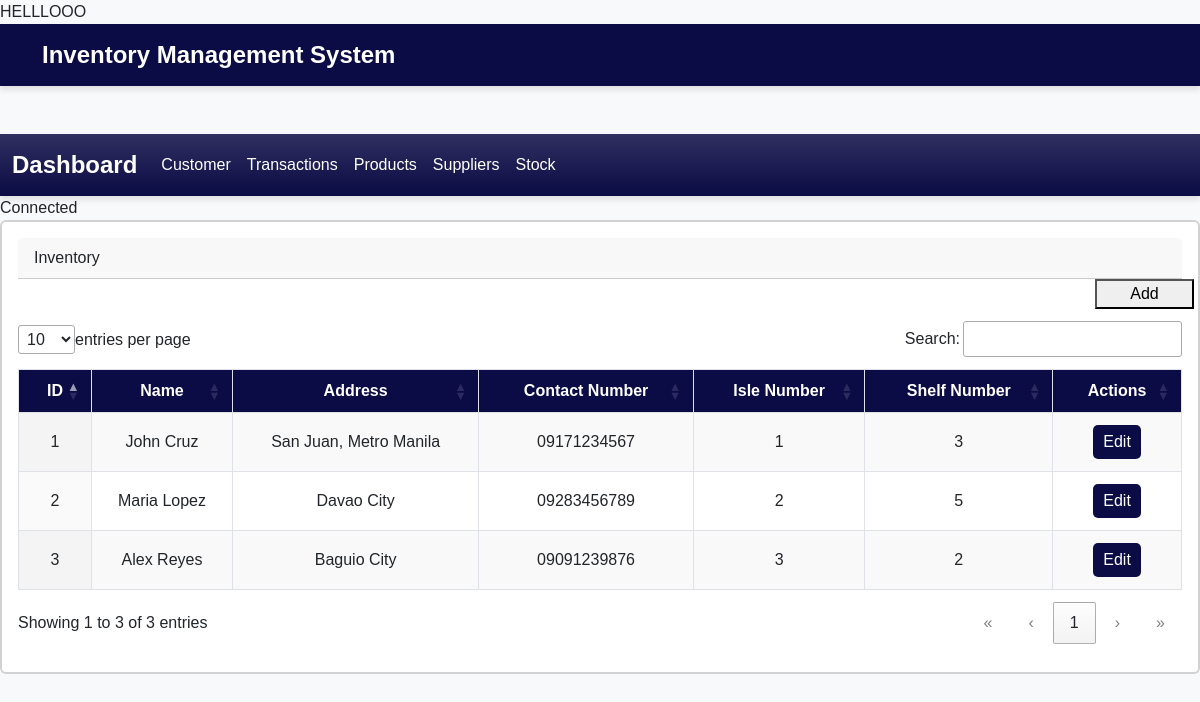
The page / on the database its author committed.
### tables this page shows
CREATE TABLE `customer_table` (
  `customer_id` int PRIMARY KEY AUTO_INCREMENT,
  `customer_name` varchar(255),
  `address` text,
  `contact_number` varchar(255),
  `isle_number` int,
  `shelf` int
);

### index.php (the view, shortened to what this page needs)
<?php
include "header.php";
include "navbar.php";
$host = 'localhost';
$username =  'root';
$password = '';
$database = 'new-ims';
$conn = '';
try{
  $conn = new mysqli($host, $username, $password, $database);
}catch(mysqli_sql_exception){
  echo"Could not connect to the database";
}
if ($conn){
  echo "Connected";
}
?>
 <div class="card border-2">
  <div class="card-body">
    <div class="card-header">Inventory</div>
    <div class="row">
      <div class="col-1"></div>
      <div class="col-1"></div>
      <div class="col-1"></div>
      <div class="col-1"></div>
      <div class="col-1"></div>
      <div class="col-1"></div>
      <div class="col-1"></div>
      <div class="col-1"></div>
      <div class="col-1"></div>
      <div class="col-1"></div>
      <div class="col-1"></div>
      <button class = "col-1"
              data-bs-toggle ='modal'
              data-bs-target ='#addCustomer' >Add</button>
    </div>
<table id="myTable" class="display">
        <thead>
            <tr>
                <th>ID</th>
                <th>Name</th>
                <th>Address</th>
                <th>Contact Number</th>
                <th>Isle Number</th>
                <th>Shelf Number</th>
                <th>Actions</th>
            </tr>
        </thead>
        <tbody>
<?php
    $query = "SELECT customer_id, customer_name, address, contact_number, isle_number, shelf FROM customer_table";
    $result = $conn->query($query);
    if($result->num_rows > 0 ){
      while($row = $result->fetch_assoc()){
        echo "<tr>";
        echo "<td>" .  htmlspecialchars($row['customer_id']). "</td>";
        echo "<td>" .  htmlspecialchars($row['customer_name']). "</td>";
        echo "<td>" .  htmlspecialchars($row['address']). "</td>";
        echo "<td>" .  htmlspecialchars($row['contact_number']). "</td>";
        echo "<td>" .  htmlspecialchars($row['isle_number']) . "</td>";
        echo "<td>" .  htmlspecialchars($row['shelf']). "</td>";
        echo "<td> <button
        type = 'button'
        class='edit-button btn'
        onclick = 'edit(); '
        data-bs-toggle ='modal'
        data-bs-target ='#staticBackDrop' >Edit</button> </td>";
      }
    }else {
      echo "<tr> <td colspan = '6'>No data found </td> </tr>";
    }
?>
  </div>
 </div>
<?php include "footer.php";
?>

### header.php (shortened to what this page needs)
<!DOCTYPE html>
<html lang="en">
<head>
  <link href="https://cdn.jsdelivr.net/npm/bootstrap@5.3.5/dist/css/bootstrap.min.css" rel="stylesheet">
  <link rel="stylesheet" href="lib/datatables/dataTables.css" />
</head>
<body>
  <nav class="navbar navbar-expand-lg">
    <div class="container">
      <a class="navbar-brand" href="#">
        Inventory Management System
      </a>
    </div>
  </nav>

### navbar.php (shortened to what this page needs)
<nav class="navbar navbar-expand-lg bg-success bg-gradient mt-5 ">
  <div class="container-fluid ">
    <a class="navbar-brand text-light" href="#">Dashboard</a>
    <div class="collapse navbar-collapse" id="navbarNav">
      <ul class="navbar-nav">
        <li class="nav-item">
          <a class="nav-link text-light" aria-current="page" href="index.php">Customer</a>
        </li>
        <li class="nav-item">
          <a class="nav-link text-light" href="transaction.php">Transactions</a>
        </li>
        <li class="nav-item">
          <a class="nav-link text-light" href="product.php">Products</a>
        </li>
        <li class="nav-item">
          <a class="nav-link text-light" href="supplier.php">Suppliers</a>
        </li>
        <li class="nav-item">
          <a class="nav-link text-light" href="stock.php">Stock</a>
        </li>
      </ul>
    </div>
  </div>
</nav>

### footer.php (shortened to what this page needs)
</body>
</html>

### header.php (style rules this page uses)
body { background-color: #f8f9fa; font-family: 'Poppins', sans-serif; }
.navbar { background-color: #0B0B45 !important; box-shadow: 0 4px 6px rgba(0, 0, 0, 0.1); }
.navbar-brand { font-family: 'Poppins', sans-serif; font-weight: 600; font-size: 1.5rem; color: #ffffff !important; }
.nav-link { font-family: 'Poppins', sans-serif; font-weight: 500; transition: color 0.3s ease; color: #ffffff !important; }
#myTable { width: 100%; border-collapse: collapse; font-family: 'Poppins', sans-serif; }
#myTable thead { background-color: #0B0B45; color: white; }
#myTable th, #myTable td { padding: 12px 15px; border: 1px solid #dee2e6; text-align: center; }
#myTable td button { background-color: #0B0B45; color: white; border: none; padding: 5px 10px; margin: 0 5px; border-radius: 5px; cursor: pointer; transition: background-color 0.3s ease; }

### rows shown on the page
customer_table: customer_id "1", customer_name "John Cruz", address "San Juan, Metro Manila", contact_number "09171234567", isle_number "1", shelf "3"
customer_table: customer_id "2", customer_name "Maria Lopez", address "Davao City", contact_number "09283456789", isle_number "2", shelf "5"
customer_table: customer_id "3", customer_name "Alex Reyes", address "Baguio City", contact_number "09091239876", isle_number "3", shelf "2"
